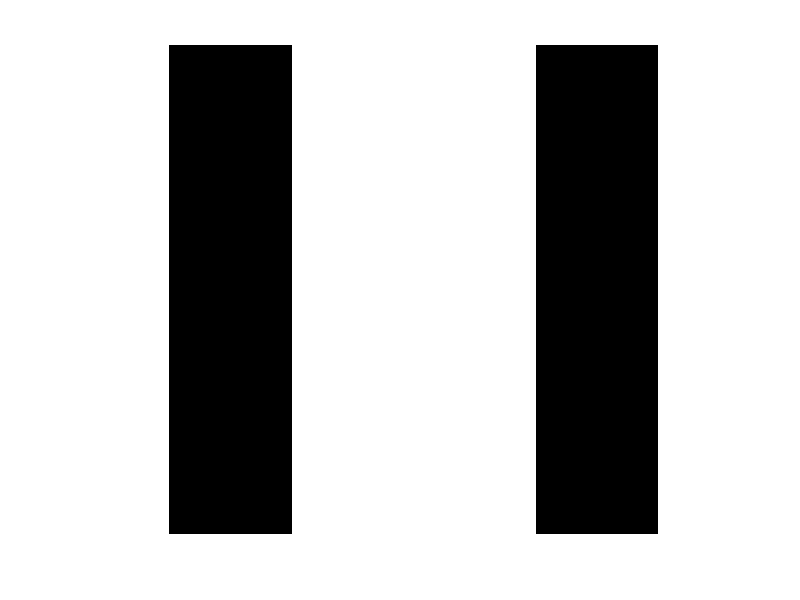
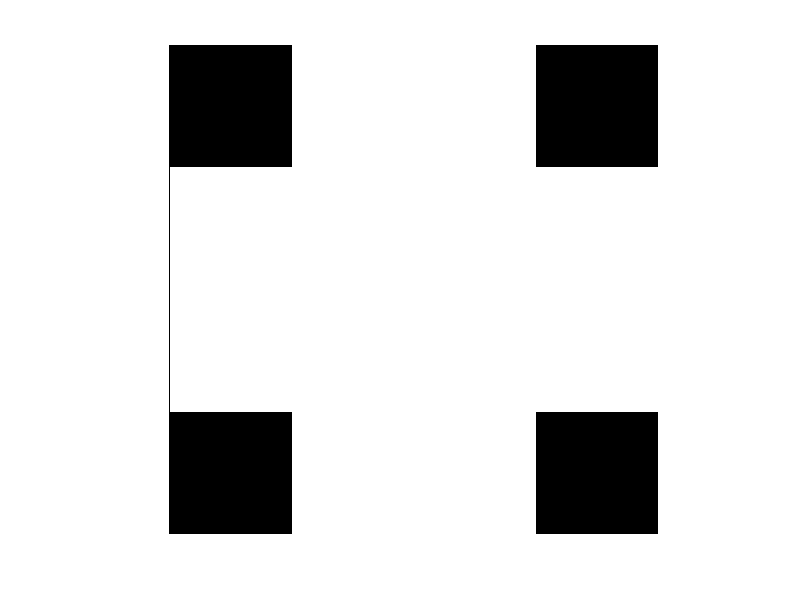
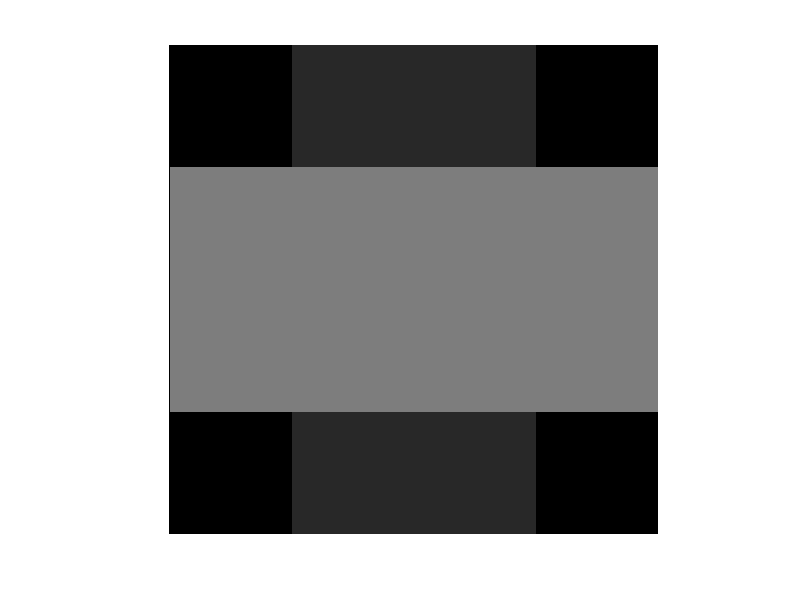
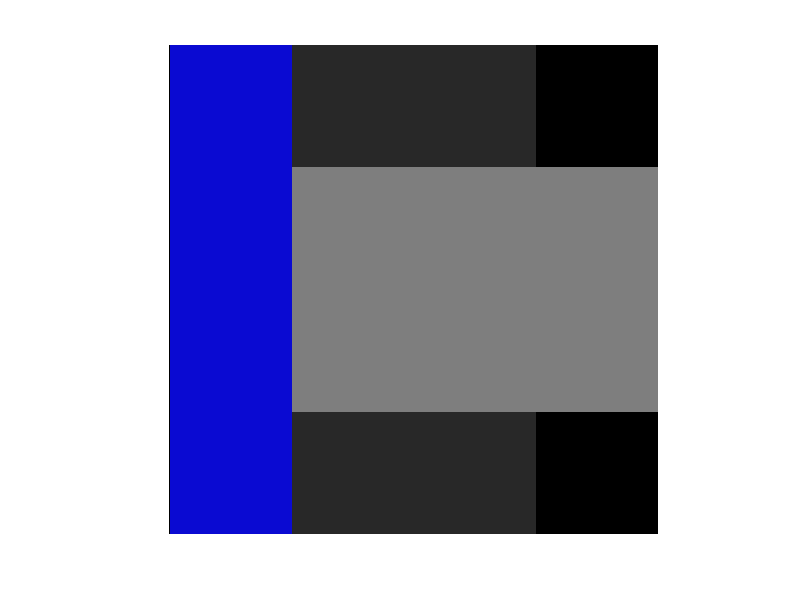

Write the MATLAB code that produced these figures, in order.
clear all   #   apaga todas as variaveis
close all      #   fecha todas as janelas
pkg load image;  #   sobe o pacote de processamento de imagem


im2 = zeros(20,20);  #uint8(zeros(20,20))
im2
size(im2)
#fazendo uma linha na vertical
for i=1:size(im2,1) #faz um loop para mudar a intensidade de cada pixel
  for k=6:15
    im2(i,k)=40;
  end
end
im2


figure( 1) #para ver a imagem, primeiro a gente abre uma figura
imshow(im2)#e pede para mostrar

#fazendo uma linha na horizontal
for i=6:15
  for k=1:size(im2,2)
    im2(i,k) = 126;
  end
 end

im2

figure(2)
imshow(im2)


#est� aparecendo tudo branco pq uma variavel matricial ela vem como um double, � necess�rio passar para inteiro
im2 = uint8(im2) #passando a matriz para o lado inteiro da for�a, insigh de 8 bits, dentro dessa variavel so cabe 0-255
im2

figure(3)
imshow(im2)


#vamos escrever no disco
#imwrite(im2, 'C:\Users\josue\OneDrive\Documentos\Repositorios\estudos\DigitalImageProcessing\UFRN\AulasPDI\Aula2\img\imagemaula2-1.jpg');
#o algoritmo de compress�o do jpg vai transformar numa imagem, por�m vai sair um pouco nebulosa, sem ser pura

#imwrite(im2, 'C:\Users\developer\Documents\JosueCarlosDrive\UFRN\PDI\imagemaula2-1_png.png'); #o png responde melhor


#vamos ler aqui as imagens salvas
#im3_jpg = imread('C:\Users\josue\OneDrive\Documentos\Repositorios\estudos\DigitalImageProcessing\UFRN\AulasPDI\Aula2\img\imagemaula2-1.jpg');
#im3_png = imread('C:\Users\josue\OneDrive\Documentos\Repositorios\estudos\DigitalImageProcessing\UFRN\AulasPDI\Aula2\img\imagemaula2-1_png.png');



#pintando de azul a figura im2, linha 1 coluna 6.
#teremos que transformar a matriz de 1 canal em 3. declaramos uma variavel
im2Color(:,:,1) = im2(:,:) #faremos atribui��o direta, que a variavel em todas as linhas/colunas no 1 canal as linhas/colunas da variavel im2
im2Color(:,:,2) = im2(:,:) #2 canal com im2
im2Color(:,:,3) = im2(:,:) #3 com im2

#1 canal red, 2 canal green, 3 canal blue   rgb

for i=1:size(im2Color,1)
  for j=1:5
    im2Color(i,j,1) = 10; #r
    im2Color(i,j,2) = 10; #g
    im2Color(i,j,3) = 210; #b
  endfor
endfor

figure(4)
imshow(im2Color)



for i=16:20
  for j=16:20
    im2Color(i,j,1) = 230; #r
    im2Color(i,j,2) = 0; #g
    im2Color(i,j,3) = 0; #b
  endfor
endfor


figure(5)
imshow(im2Color)


figure(6)
imshow(im2Color(:,:,1))

figure(7)
imshow(im2Color(:,:,2))

figure(8)
imshow(im2Color(:,:,3))
